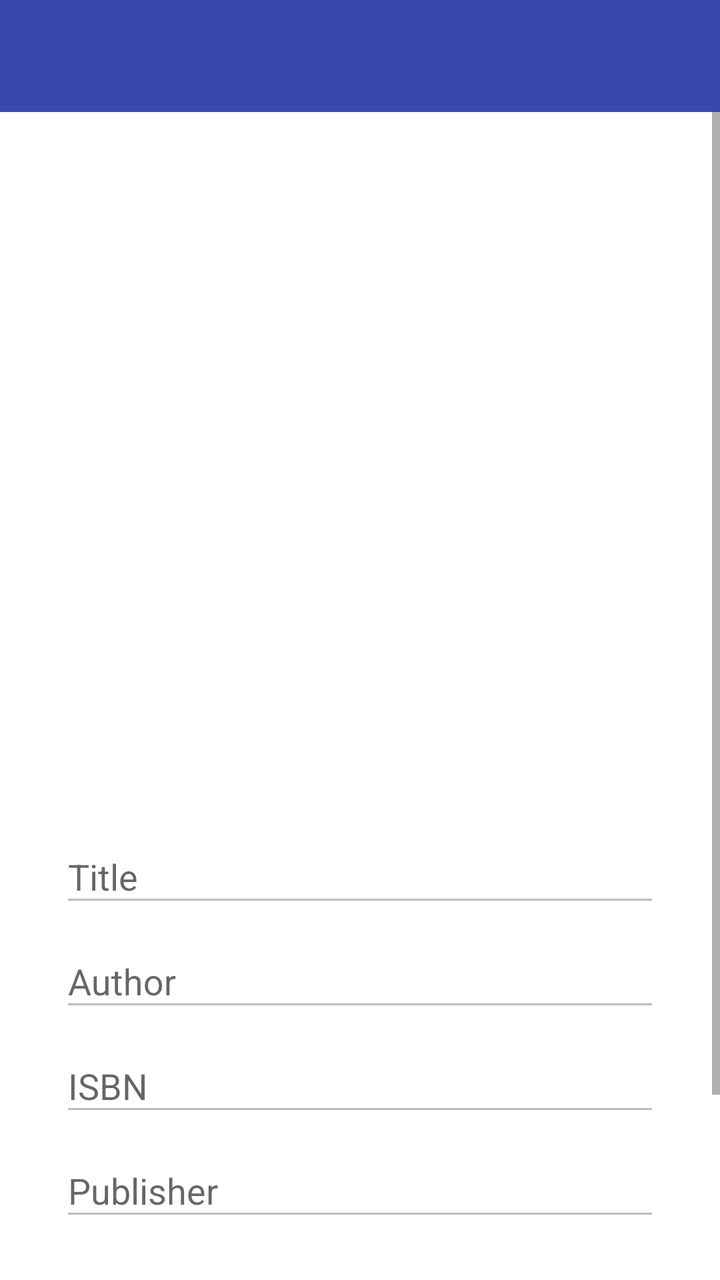
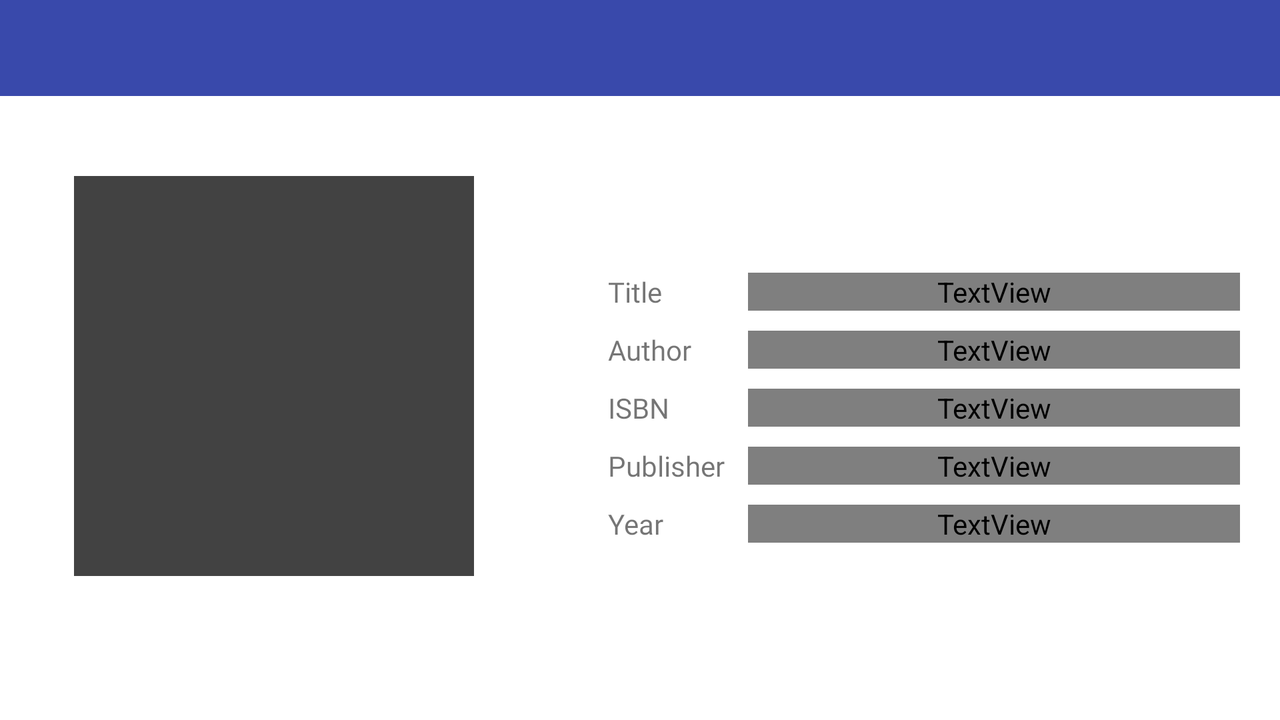

Two renders of one Android screen. The first uses the default layout on a phone; the second uses the alternative layout the repository ships for a different screen configuration, on a matching device. The two XML files are below.
<!-- AndroidManifest.xml: application theme MaterialTheme -->
<!-- res/layout/activity_show_book.xml -->
<?xml version="1.0" encoding="utf-8"?>
<LinearLayout xmlns:android="http://schemas.android.com/apk/res/android"
    xmlns:app="http://schemas.android.com/apk/res-auto"
    xmlns:tools="http://schemas.android.com/tools"
    android:layout_width="match_parent"
    android:layout_height="match_parent"
    android:orientation="vertical"
    tools:context="it.polito.mad.greit.project.ShowBookActivity">

    <include
        android:id="@+id/show_book_toolbar"
        layout="@layout/toolbar"
        app:layout_constraintBottom_toBottomOf="parent"
        app:layout_constraintEnd_toEndOf="parent"
        app:layout_constraintStart_toStartOf="parent"
        app:layout_constraintTop_toTopOf="parent" />

    <ScrollView
        android:layout_width="match_parent"
        android:layout_height="wrap_content"
        android:fillViewport="true">

        <LinearLayout
            android:layout_width="match_parent"
            android:layout_height="wrap_content"
            android:orientation="vertical"
            android:padding="30dp"
            android:focusableInTouchMode="true">

            <LinearLayout
                android:layout_width="match_parent"
                android:layout_height="wrap_content"
                android:gravity="center_horizontal"
                android:orientation="horizontal">

                <ImageView
                    android:layout_margin="10dp"
                    android:id="@+id/show_book_pic"
                    android:layout_width="300dp"
                    android:layout_height="300dp"
                    android:layout_gravity="center" />
            </LinearLayout>

            <android.support.design.widget.TextInputLayout
                android:layout_width="match_parent"
                android:layout_height="wrap_content"
                android:hint="@string/title">

                <android.support.design.widget.TextInputEditText
                    android:id="@+id/show_book_title"
                    android:layout_width="match_parent"
                    android:layout_height="wrap_content"
                    android:enabled="false"
                    android:inputType="text"/>

            </android.support.design.widget.TextInputLayout>

            <android.support.design.widget.TextInputLayout
                android:layout_width="match_parent"
                android:layout_height="wrap_content"
                android:hint="@string/author">

                <android.support.design.widget.TextInputEditText
                    android:id="@+id/show_book_authors"
                    android:layout_width="match_parent"
                    android:layout_height="wrap_content"
                    android:enabled="false"
                    android:inputType="text" />

                <android.support.design.widget.TextInputLayout
                    android:layout_width="match_parent"
                    android:layout_height="wrap_content"
                    android:hint="@string/ISBN">

                    <android.support.design.widget.TextInputEditText
                        android:id="@+id/show_book_ISBN"
                        android:layout_width="match_parent"
                        android:layout_height="wrap_content"
                        android:enabled="false"
                        android:inputType="text" />

                </android.support.design.widget.TextInputLayout>


            </android.support.design.widget.TextInputLayout>

            <android.support.design.widget.TextInputLayout
                android:layout_width="match_parent"
                android:layout_height="wrap_content"
                android:hint="@string/publisher">

                <android.support.design.widget.TextInputEditText
                    android:id="@+id/show_book_publisher"
                    android:layout_width="match_parent"
                    android:layout_height="wrap_content"
                    android:enabled="false"
                    android:inputType="text" />

            </android.support.design.widget.TextInputLayout>

            <android.support.design.widget.TextInputLayout
                android:layout_width="match_parent"
                android:layout_height="wrap_content"
                android:hint="@string/published">

                <android.support.design.widget.TextInputEditText
                    android:id="@+id/show_book_year"
                    android:layout_width="match_parent"
                    android:layout_height="wrap_content"
                    android:enabled="false"
                    android:inputType="text" />

            </android.support.design.widget.TextInputLayout>

            <android.support.design.widget.TextInputLayout
                android:layout_width="match_parent"
                android:layout_height="wrap_content"
                android:hint="@string/additional_info">

                <android.support.design.widget.TextInputEditText
                    android:id="@+id/show_book_tags"
                    android:layout_width="match_parent"
                    android:layout_height="wrap_content"
                    android:enabled="false"
                    android:inputType="textMultiLine" />

            </android.support.design.widget.TextInputLayout>

        </LinearLayout>
    </ScrollView>

</LinearLayout>
<!-- res/layout/toolbar.xml (included above) -->
<?xml version="1.0" encoding="utf-8"?>
<android.support.v7.widget.Toolbar xmlns:android="http://schemas.android.com/apk/res/android"
  android:layout_width="match_parent"
  android:layout_height="wrap_content"
  xmlns:app="http://schemas.android.com/apk/res-auto"
  android:minHeight="?attr/actionBarSize"
  android:background="@color/colorPrimary"
  style="@style/ToolbarTheme"
  app:theme="@style/ToolbarTheme"
  app:popupTheme="@style/PupupTheme">


</android.support.v7.widget.Toolbar>
<!-- resources referenced by this layout -->
<resources>
  <color name="colorPrimary">#3949AB</color>
  <string name="ISBN">ISBN</string>
  <string name="additional_info">Additional informations</string>
  
      // Share new book
  <string name="author">Author</string>
  <string name="published">Year</string>
  <string name="publisher">Publisher</string>
  <string name="title">Title</string>
  <style name="PupupTheme" parent="ThemeOverlay.AppCompat.Light">
      <item name="android:textColorPrimary">@android:color/black</item>
      <item name="android:textColorSecondary">@android:color/white</item>
    </style>
  <style name="ToolbarTheme" parent="ThemeOverlay.AppCompat.Light">
      <item name="android:textColorPrimary">@android:color/white</item>
      <item name="android:textColorSecondary">@android:color/white</item>
    </style>
  <style name="MaterialTheme" parent="ParentMaterialTheme">
      
      <item name="android:windowBackground">@android:color/white</item>
    </style>
  <style name="ParentMaterialTheme" parent="Theme.AppCompat.Light.NoActionBar">
      <item name="colorPrimary">@color/colorPrimary</item>
      <item name="colorPrimaryDark">@color/colorPrimaryDark</item>
      <item name="colorAccent">@color/colorAccent</item>
  
      
      
      
    </style>
  <color name="colorPrimaryDark">#1A237E</color>
  <color name="colorAccent">#FF1744</color>
</resources>
<!-- res/layout-land/activity_show_book.xml (the repository's variant of the layout above) -->
<!-- drawn on the phone turned sideways -->
<?xml version="1.0" encoding="utf-8"?>
<LinearLayout xmlns:android="http://schemas.android.com/apk/res/android"
    xmlns:app="http://schemas.android.com/apk/res-auto"
    xmlns:tools="http://schemas.android.com/tools"
    android:layout_width="match_parent"
    android:layout_height="match_parent"
    android:orientation="vertical">

    <include
        android:id="@+id/show_book_toolbar"
        layout="@layout/toolbar" />

    <LinearLayout
        android:layout_width="match_parent"
        android:layout_height="match_parent"
        android:orientation="horizontal">

        <LinearLayout
                android:layout_width="0dp"
                android:layout_height="match_parent"
                android:orientation="vertical"
                android:layout_weight="3"
                android:gravity="top"
                android:padding="30dp"
                android:background="@color/primary">

            <ImageView
                android:id="@+id/show_book_pic"
                android:src="@color/cardview_dark_background"
                android:layout_width="200dp"
                android:layout_height="200dp"
                android:layout_gravity="center"
                android:layout_margin="10dp" />

        </LinearLayout>

        <ScrollView
            android:layout_width="0dp"
            android:layout_height="wrap_content"
            android:fillViewport="true"
            android:layout_weight="4"
            android:layout_gravity="center_vertical">

            <LinearLayout
                android:layout_width="match_parent"
                android:layout_height="match_parent"
                android:orientation="vertical"
                android:paddingHorizontal="20dp">


                <LinearLayout
                    android:layout_width="match_parent"
                    android:layout_height="wrap_content"
                    android:orientation="horizontal"
                    android:gravity="center"
                    android:paddingVertical="5dp">

                    <TextView
                        android:layout_width="60dp"
                        android:layout_height="wrap_content"
                        android:layout_gravity="center_vertical"
                        android:fontFamily="@font/nunito"
                        android:layout_marginHorizontal="10dp"
                        android:text="@string/title" />

                    <TextView
                        android:id="@+id/show_book_title"
                        android:layout_width="match_parent"
                        android:layout_height="wrap_content"
                        android:layout_gravity="center_vertical"
                        android:contentDescription="Email"
                        android:fontFamily="@font/nunito_semibold"
                        android:text="Il gattopardo"
                        android:maxLines="1"
                        android:ellipsize="end"
                        android:textAppearance="@style/TextAppearance.AppCompat.Subhead"
                        android:textColor="@color/onBackground" />
                </LinearLayout>

                <LinearLayout
                    android:layout_width="match_parent"
                    android:layout_height="wrap_content"
                    android:orientation="horizontal"
                    android:gravity="center"
                    android:paddingVertical="5dp">

                    <TextView
                        android:layout_width="60dp"
                        android:layout_height="match_parent"
                        android:layout_gravity="center"
                        android:gravity="center_vertical"
                        android:fontFamily="@font/nunito"
                        android:layout_marginHorizontal="10dp"
                        android:text="@string/author" />

                    <TextView
                        android:id="@+id/show_book_authors"
                        android:layout_width="match_parent"
                        android:layout_height="wrap_content"
                        android:layout_gravity="center_vertical"
                        android:contentDescription="@string/author"
                        android:fontFamily="@font/nunito_semibold"
                        android:text="Qualcuno che non mi viene in mente e qualcun'altro di sicuro,
                                poi potremmo aggiungere ancora altri autori"
                        android:maxLines="2"
                        android:ellipsize="end"
                        android:textAppearance="@style/TextAppearance.AppCompat.Subhead"
                        android:textColor="@color/onBackground" />
                </LinearLayout>

                <LinearLayout
                    android:layout_width="match_parent"
                    android:layout_height="wrap_content"
                    android:orientation="horizontal"
                    android:layout_gravity="center_vertical"
                    android:gravity="center"
                    android:paddingVertical="5dp">

                    <TextView
                        android:layout_width="60dp"
                        android:layout_height="wrap_content"
                        android:layout_gravity="center_vertical"
                        android:gravity="center_vertical"
                        android:fontFamily="@font/nunito"
                        android:layout_marginHorizontal="10dp"
                        android:text="@string/ISBN" />

                    <TextView
                        android:id="@+id/show_book_ISBN"
                        android:layout_width="match_parent"
                        android:layout_height="wrap_content"
                        android:layout_gravity="center_vertical"
                        android:contentDescription="@string/ISBN"
                        android:fontFamily="@font/nunito_semibold"
                        android:text="848451765168"
                        android:textAppearance="@style/TextAppearance.AppCompat.Subhead"
                        android:textColor="@color/onBackground" />
                </LinearLayout>
                <LinearLayout
                    android:layout_width="match_parent"
                    android:layout_height="wrap_content"
                    android:orientation="horizontal"
                    android:layout_gravity="center_vertical"
                    android:gravity="center"
                    android:paddingVertical="5dp">

                    <TextView
                        android:layout_width="60dp"
                        android:layout_height="wrap_content"
                        android:layout_gravity="center_vertical"
                        android:gravity="center_vertical"
                        android:fontFamily="@font/nunito"
                        android:layout_marginHorizontal="10dp"
                        android:text="@string/publisher" />

                    <TextView
                        android:id="@+id/show_book_publisher"
                        android:layout_width="match_parent"
                        android:layout_height="wrap_content"
                        android:layout_gravity="center_vertical"
                        android:contentDescription="@string/ISBN"
                        android:fontFamily="@font/nunito_semibold"
                        android:maxLines="1"
                        android:ellipsize="end"
                        android:text="Rizzoli, Sempre Lui"
                        android:textAppearance="@style/TextAppearance.AppCompat.Subhead"
                        android:textColor="@color/onBackground" />
                </LinearLayout>
                <LinearLayout
                    android:layout_width="match_parent"
                    android:layout_height="wrap_content"
                    android:orientation="horizontal"
                    android:layout_gravity="center_vertical"
                    android:gravity="center"
                    android:paddingVertical="5dp">

                    <TextView
                        android:layout_width="60dp"
                        android:layout_height="wrap_content"
                        android:layout_gravity="center_vertical"
                        android:gravity="center_vertical"
                        android:fontFamily="@font/nunito"
                        android:layout_marginHorizontal="10dp"
                        android:text="@string/published" />

                    <TextView
                        android:id="@+id/show_book_year"
                        android:layout_width="match_parent"
                        android:layout_height="wrap_content"
                        android:layout_gravity="center_vertical"
                        android:contentDescription="@string/published"
                        android:fontFamily="@font/nunito_semibold"
                        android:text="6666"
                        android:textAppearance="@style/TextAppearance.AppCompat.Subhead"
                        android:textColor="@color/onBackground" />
                </LinearLayout>


            </LinearLayout>

        </ScrollView>
    </LinearLayout>
</LinearLayout>
<!-- resources referenced by the variant -->
<!-- as the phone turned sideways resolves them -->
<resources>
  <color name="colorPrimary">#3949AB</color>
  <string name="ISBN">ISBN</string>
  <string name="author">Author</string>
  <string name="published">Year</string>
  <string name="publisher">Publisher</string>
  <string name="title">Title</string>
  <style name="PupupTheme" parent="ThemeOverlay.AppCompat.Light">
      <item name="android:textColorPrimary">@android:color/black</item>
      <item name="android:textColorSecondary">@android:color/white</item>
    </style>
  <style name="ToolbarTheme" parent="ThemeOverlay.AppCompat.Light">
      <item name="android:textColorPrimary">@android:color/white</item>
      <item name="android:textColorSecondary">@android:color/white</item>
    </style>
  <style name="MaterialTheme" parent="ParentMaterialTheme">
      
      <item name="android:windowBackground">@android:color/white</item>
    </style>
  <style name="ParentMaterialTheme" parent="Theme.AppCompat.Light.NoActionBar">
      <item name="colorPrimary">@color/colorPrimary</item>
      <item name="colorPrimaryDark">@color/colorPrimaryDark</item>
      <item name="colorAccent">@color/colorAccent</item>
  
      
      
      
    </style>
  <color name="colorPrimaryDark">#1A237E</color>
  <color name="colorAccent">#FF1744</color>
</resources>
